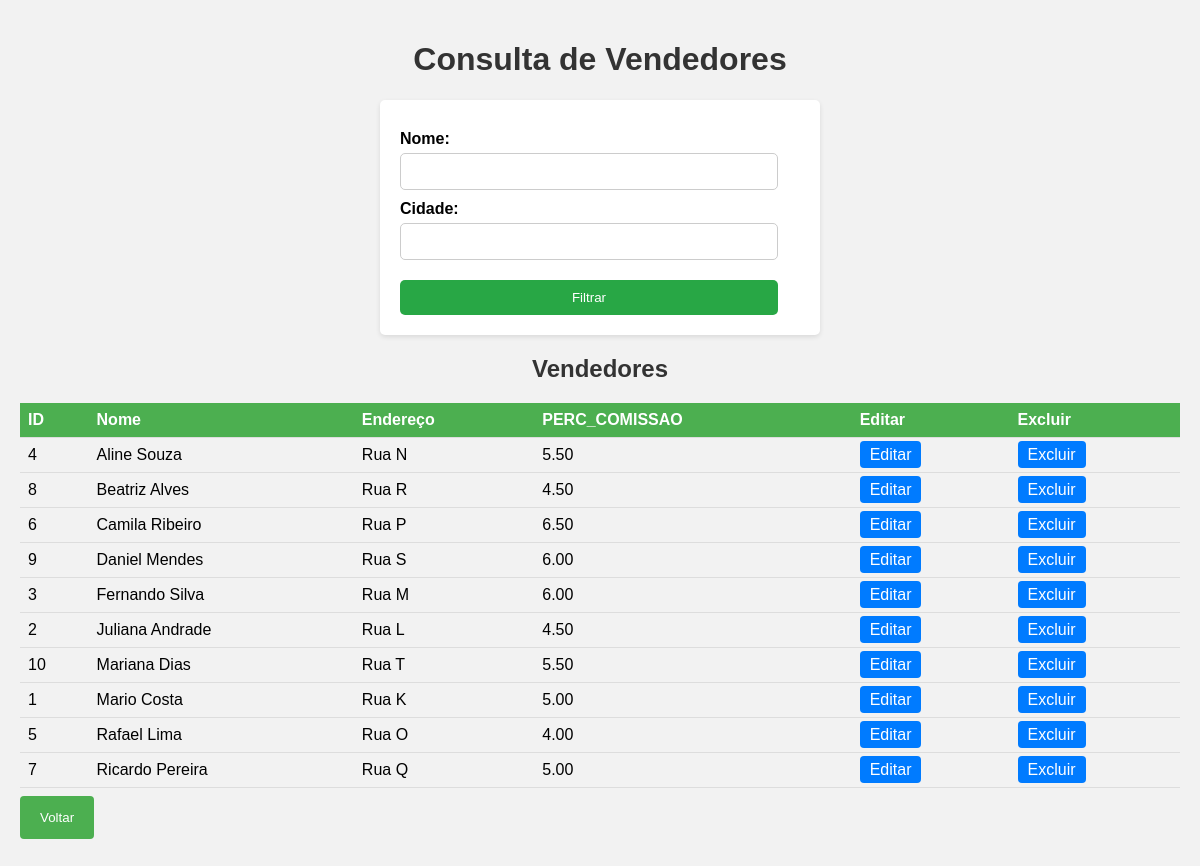
Page /cons_vendedor.php on the committed database.
### tables this page shows
CREATE TABLE vendedor(
  id INTEGER PRIMARY KEY AUTO_INCREMENT,
  nome VARCHAR(100) NOT NULL,
  endereco VARCHAR(100) NOT NULL,
  cidade VARCHAR(80) NOT NULL,
  estado CHAR(2) NOT NULL,
  celular VARCHAR(15) NOT NULL,
  email VARCHAR(100),
  perc_comissao NUMERIC(5,2) NOT NULL
) ENGINE INNODB;

### WEB/cons_vendedor.php (the view, shortened to what this page needs)
<!DOCTYPE html>
<html lang="pt-br">
<head>
</head>
<body>
    <h1>Consulta de Vendedores</h1>
    <form method="post" action="">
        <label for="nome">Nome:</label>
        <input type="text" id="nome" name="nome">
        <label for="cidade">Cidade:</label>
        <input type="text" id="cidade" name="cidade">
        <input type="submit" value="Filtrar">
    </form>
    <div class="container">
        <h2>Vendedores</h2>
        <table>
            <tr>
                <th>ID</th>
                <th>Nome</th>
                <th>Endereço</th>
                <th>PERC_COMISSAO</th>
                <th>Editar</th>
                <th>Excluir</th>
            </tr>
            <?php
                include('ConexaoBD.php');
                $query = "SELECT * FROM vendedor";
                $query .= " ORDER BY nome";
                $resu = mysqli_query($con, $query) or die(mysqli_error($con));
                while ($reg = mysqli_fetch_assoc($resu)) {
                    echo "<tr>";
                    echo "<td>" . $reg['id'] . "</td>";
                    echo "<td>" . $reg['nome'] . "</td>";
                    echo "<td>" . $reg['endereco'] . "</td>";
                    echo "<td>" . $reg['perc_comissao'] . "</td>";
                    echo "<td><a href='edit_vendedor.php?id_vendedor=". $reg['id'] . "'>Editar</a></td>";
                    echo "<td><a href='excluir_vendedor.php?id=". $reg['id'] . "'>Excluir</a></td>";
                    echo "</tr>";
                }
            ?>
        </table>
    </div>
    <button id="btnVoltar" onclick="window.location='Vendedores.php'">Voltar</button>
</body>
</html>

### WEB/cons_vendedor.php (style rules this page uses)
body { font-family: Arial, sans-serif; background-color: #f2f2f2; margin: 0; padding: 20px; }
h1, h2 { text-align: center; color: #333; }
form { background-color: #fff; padding: 20px; border-radius: 5px; box-shadow: 0 2px 5px rgba(0, 0, 0, 0.1); max-width: 400px; margin: 0 auto; }
label { display: block; margin-top: 10px; font-weight: bold; }
input[type="text"], input[type="submit"] { width: calc(100% - 22px); padding: 10px; margin-top: 5px; border-radius: 5px; border: 1px solid #ccc; box-sizing: border-box; }
input[type="submit"] { background-color: #28a745; color: white; border: none; cursor: pointer; margin-top: 20px; }
table { width: 100%; border-collapse: collapse; margin-top: 20px; }
th, td { padding: 8px; text-align: left; border-bottom: 1px solid #ddd; }
th { background-color: #4CAF50; color: white; }
a { text-decoration: none; color: #007bff; padding: 5px 10px; border-radius: 4px; background-color: #007bff; color: white; }
#btnVoltar { background-color: #4CAF50; color: white; padding: 14px 20px; margin: 8px 0; border: none; border-radius: 4px; cursor: pointer; margin-bottom: 20px; }

### rows in the picture
vendedor: id "4", nome "Aline Souza", endereco "Rua N", perc_comissao "5.50"
vendedor: id "8", nome "Beatriz Alves", endereco "Rua R", perc_comissao "4.50"
vendedor: id "6", nome "Camila Ribeiro", endereco "Rua P", perc_comissao "6.50"
vendedor: id "9", nome "Daniel Mendes", endereco "Rua S", perc_comissao "6.00"
vendedor: id "3", nome "Fernando Silva", endereco "Rua M", perc_comissao "6.00"
vendedor: id "2", nome "Juliana Andrade", endereco "Rua L", perc_comissao "4.50"
vendedor: id "10", nome "Mariana Dias", endereco "Rua T", perc_comissao "5.50"
vendedor: id "1", nome "Mario Costa", endereco "Rua K", perc_comissao "5.00"
vendedor: id "5", nome "Rafael Lima", endereco "Rua O", perc_comissao "4.00"
vendedor: id "7", nome "Ricardo Pereira", endereco "Rua Q", perc_comissao "5.00"
